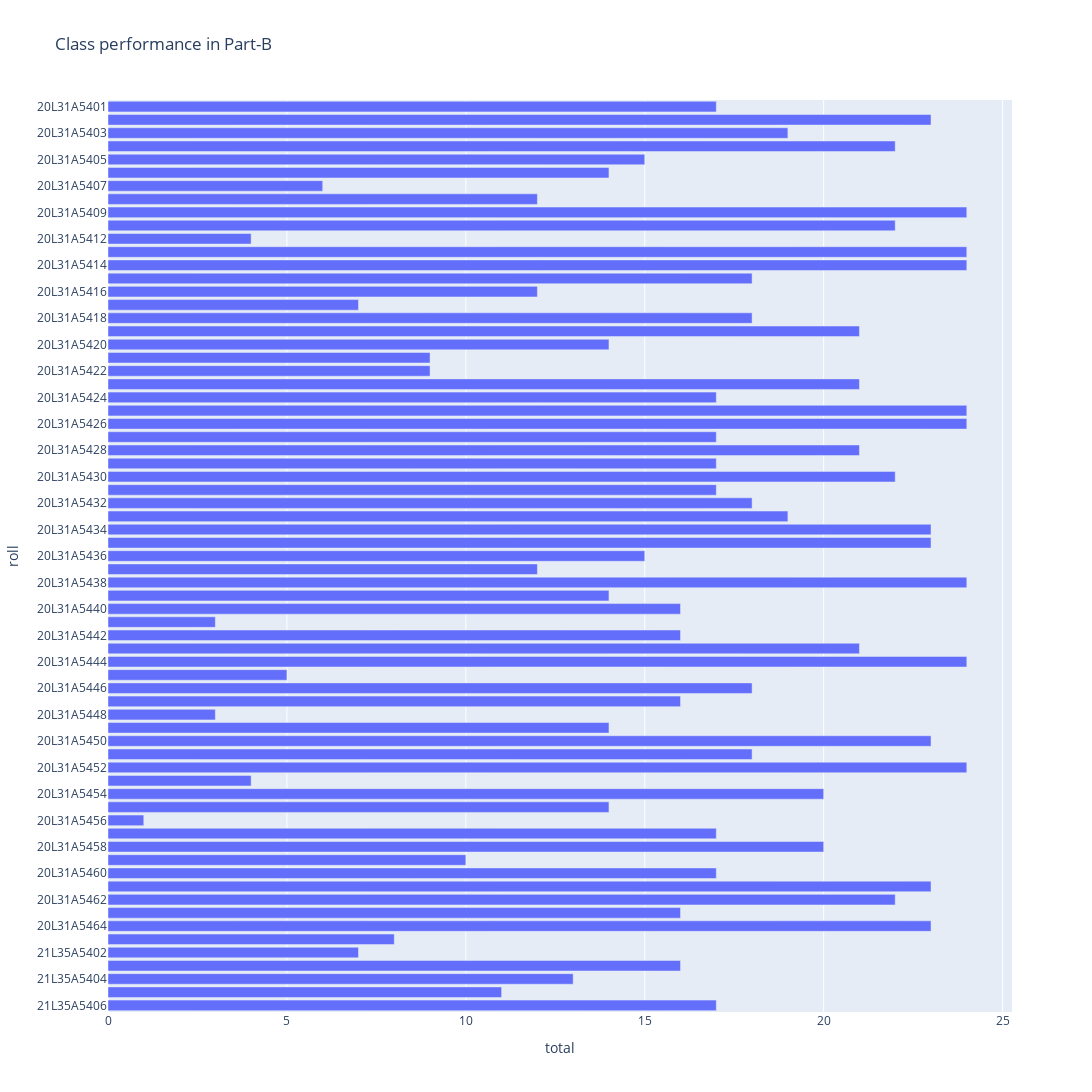

Source (notebook cell):
### Code cell
fig = px.bar(python,x="total", y="roll", text='total', orientation='h',width=1100, height=1500,title='Class performance in Part-B')
fig.update_traces(texttemplate='%{text:.2s}', textposition='outside')
fig.update_layout(uniformtext_minsize=8, uniformtext_mode='hide')
fig.update_layout(
    yaxis = dict(autorange="reversed")
)
fig.show()

### Figure 1 — Plotly figure (JSON) as saved in the notebook; plotly's stock layout.template omitted (floating-point values rounded to 4 significant figures)
{"data": [{"alignmentgroup": "True", "hovertemplate": "total=%{text}<br>roll=%{y}<extra></extra>", "legendgroup": "", "marker": {"color": "#636efa", "pattern": {"shape": ""}}, "name": "", "offsetgroup": "", "orientation": "h", "showlegend": false, "text": [17, 23, 19, 22, 15, 14, 6, 12, 24, 22, 4, 24, 24, 18, 12, 7, 18, 21, 14, 9, 9, 21, 17, 24, 24, 17, 21, 17, 22, 17, 18, 19, 23, 23, 15, 12, 24, 14, 16, 3, 16, 21, 24, 5, 18, 16, 3, 14, 23, 18, 24, 4, 20, 14, 1, 17, 20, 10, 17, 23, 22, 16, 23, 8, 7, 16, 13, 11, 17], "textposition": "outside", "texttemplate": "%{text:.2s}", "type": "bar", "x": [17, 23, 19, 22, 15, 14, 6, 12, 24, 22, 4, 24, 24, 18, 12, 7, 18, 21, 14, 9, 9, 21, 17, 24, 24, 17, 21, 17, 22, 17, 18, 19, 23, 23, 15, 12, 24, 14, 16, 3, 16, 21, 24, 5, 18, 16, 3, 14, 23, 18, 24, 4, 20, 14, 1, 17, 20, 10, 17, 23, 22, 16, 23, 8, 7, 16, 13, 11, 17], "xaxis": "x", "y": ["20L31A5401", "20L31A5402", "20L31A5403", "20L31A5404", "20L31A5405", "20L31A5406", "20L31A5407", "20L31A5408", "20L31A5409", "20L31A5411", "20L31A5412", "20L31A5413", "20L31A5414", "20L31A5415", "20L31A5416", "20L31A5417", "20L31A5418", "20L31A5419", "20L31A5420", "20L31A5421", "20L31A5422", "20L31A5423", "20L31A5424", "20L31A5425", "20L31A5426", "20L31A5427", "20L31A5428", "20L31A5429", "20L31A5430", "20L31A5431", "20L31A5432", "20L31A5433", "20L31A5434", "20L31A5435", "20L31A5436", "20L31A5437", "20L31A5438", "20L31A5439", "20L31A5440", "20L31A5441", "20L31A5442", "20L31A5443", "20L31A5444", "20L31A5445", "20L31A5446", "20L31A5447", "20L31A5448", "20L31A5449", "20L31A5450", "20L31A5451", "20L31A5452", "20L31A5453", "20L31A5454", "20L31A5455", "20L31A5456", "20L31A5457", "20L31A5458", "20L31A5459", "20L31A5460", "20L31A5461", "20L31A5462", "20L31A5463", "20L31A5464", "21L35A5401", "21L35A5402", "21L35A5403", "21L35A5404", "21L35A5405", "21L35A5406"], "yaxis": "y"}], "layout": {"barmode": "relative", "height": 1500, "legend": {"tracegroupgap": 0}, "title": {"text": "Class performance in Part-B"}, "uniformtext": {"minsize": 8, "mode": "hide"}, "width": 1100, "xaxis": {"anchor": "y", "domain": [0, 1], "title": {"text": "total"}}, "yaxis": {"anchor": "x", "autorange": "reversed", "domain": [0, 1], "title": {"text": "roll"}}}}
